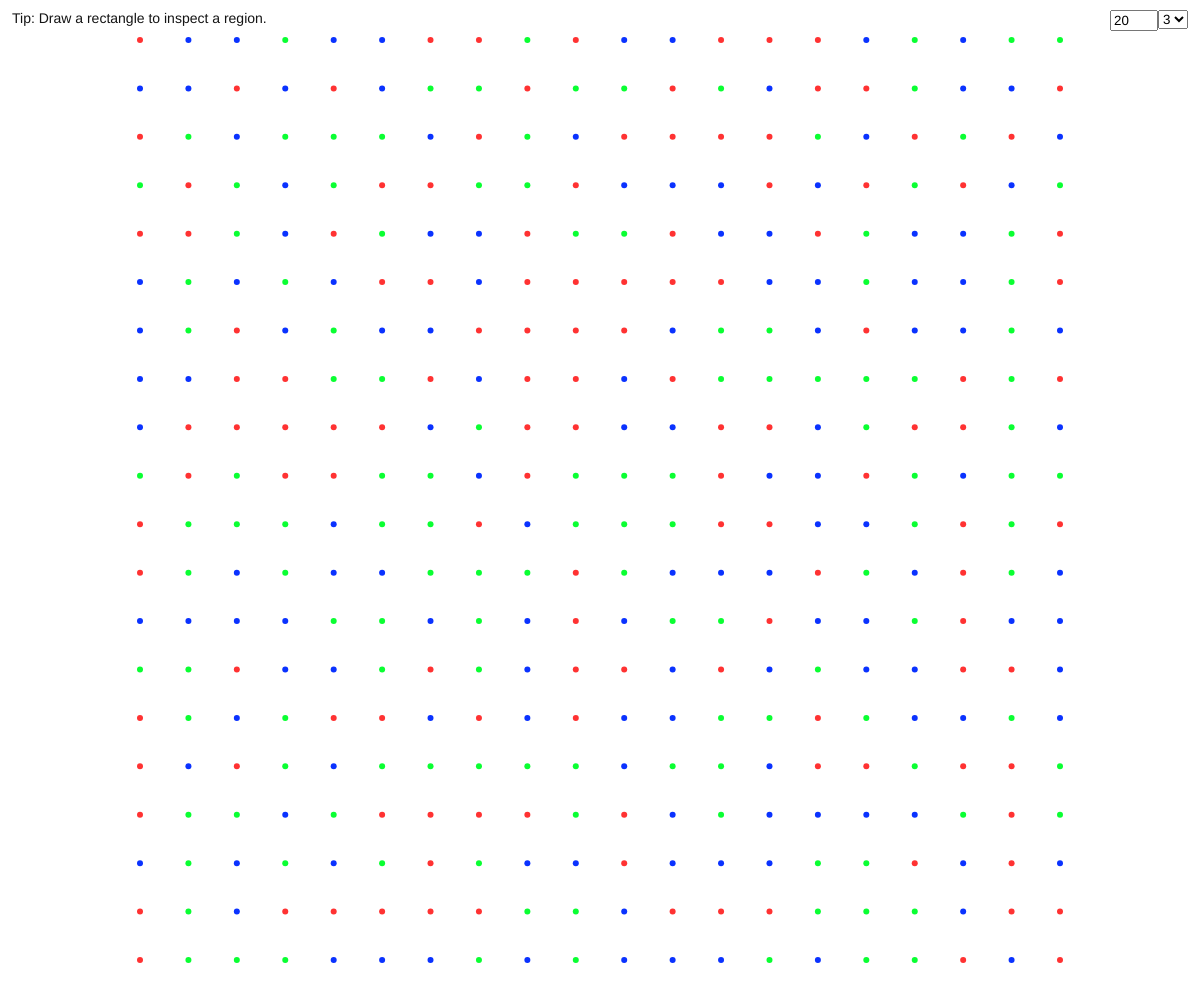
Frame 1 (no input)
Frame 60 (no input): identical to frame 1, image omitted
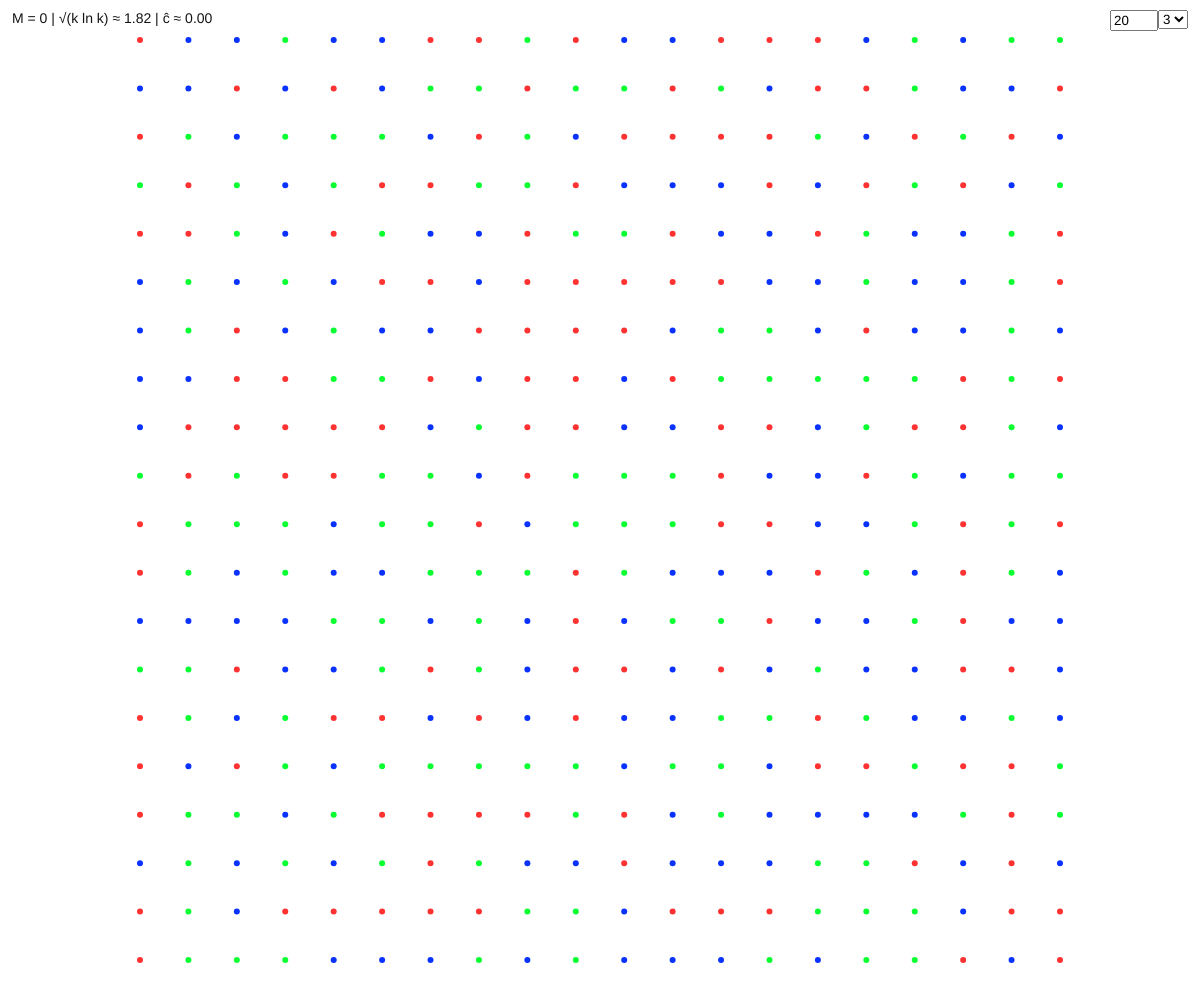
Frame 120 (the mouse pressed at the canvas centre since frame 60)

The p5.js sketch that drew these frames (run headless with seeded random() and noise() and a simulated clock; from frame 60 on, the mouse is pressed at the canvas centre):

// p5.js sketch
// ── sketch.js
const pad = 40;
let k = 3;
const k_choice = [3, 4, 5];
let cpts = 20;
const palette = [
  [10, 50, 255],
  [10, 255, 50],
  [255, 50, 50],
  [128, 128, 128],
  [230, 245, 40],
];
let view = { s: 1, ox: 0, oy: 0 };
let pts = [];
let kSel;
let ptsInpt;
let ptColor = [];
let legend = "";
let selRect = null;
let isDrawing = false;
let rectStart = null;

function setup() {
  createCanvas(windowWidth, windowHeight);
  kSel = createSelect();
  k_choice.forEach((v) => kSel.option(v));
  kSel.selected(k);
  kSel.position(windowWidth - kSel.width - 20, 10);
  pts = generateGridPoints(cpts);
  recolorPoints();
  ptsInpt = createInput(cpts);
  ptsInpt.attribute("type", "number");
  ptsInpt.attribute("min", 5);
  ptsInpt.attribute("max", 200);
  ptsInpt.size(40);
  ptsInpt.position(windowWidth - ptsInpt.width - 50, 10);
  ptsInpt.changed(() => {
    const n = int(ptsInpt.value());
    pts = generateGridPoints(n);
    recolorPoints();
    computeView();
  });
  computeView();
}

function draw() {
  nk = kSel ? int(kSel.value()) : k;
  if (nk != k) {
    k = nk;
    recolorPoints();
  }
  background(255);
  noStroke();
  for (let i = 0; i < pts.length; i++) {
    const s = toScreen(pts[i]);
    const [r, g, b] = palette[ptColor[i] % palette.length];
    fill(r, g, b);
    circle(s.x, s.y, 6);
  }

  legend = "";

  if (selRect) {
    const stats = analyzeWorstMonoRect(selRect);

    // draw the rectangle
    const s1 = toScreen({ x: selRect.xmin, y: selRect.ymin });
    const s2 = toScreen({ x: selRect.xmax, y: selRect.ymax });
    noFill();
    const [rr, gg, bb] = palette[stats.colorIndex % palette.length];
    stroke(rr, gg, bb);
    strokeWeight(2);
    rect(s1.x, s1.y, s2.x - s1.x, s2.y - s1.y);

    // highlight points of that color inside the rect
    noStroke();
    fill(rr, gg, bb, 90);
    for (let i = 0; i < pts.length; i++) {
      const P = pts[i];
      if (ptColor[i] !== stats.colorIndex) continue;
      if (
        P.x >= selRect.xmin &&
        P.x <= selRect.xmax &&
        P.y >= selRect.ymin &&
        P.y <= selRect.ymax
      ) {
        const s = toScreen(P);
        circle(s.x, s.y, 12);
      }
    }

    const est = Math.sqrt(k * Math.log(k));
    const cHat = (stats.M * stats.M) / (k * Math.log(k));
    legend = `M = ${stats.M} | √(k ln k) ≈ ${est.toFixed(
      2
    )} | ĉ ≈ ${cHat.toFixed(2)}`;
  } else {
    legend = "Tip: Draw a rectangle to inspect a region.";
  }

  drawLegendBoxes();
}

function drawLegendBoxes() {
  const x0 = 12,
    y0 = 14;
  textSize(14);
  textAlign(LEFT, CENTER);

  const padX = 8,
    padY = 6;
  const w = textWidth(legend) + 2 * padX;
  noStroke();
  fill(255, 230);
  rect(x0 - padX, y0 - padY, w, 24, 6);

  fill(20);
  text(legend, x0, y0 + 5);
}

windowResized = function () {
  resizeCanvas(windowWidth, windowHeight);
  computeView();
  kSel.position(windowWidth - kSel.width - 20, 10);
  ptsInpt.position(windowWidth - ptsInpt.width - 50, 10);
};

function computeView() {
  let minX = Infinity,
    minY = Infinity;
  let maxX = -Infinity,
    maxY = -Infinity;
  for (const p of pts) {
    minX = min(minX, p.x);
    minY = min(minY, p.y);
    maxX = max(maxX, p.x);
    maxY = max(maxY, p.y);
  }
  const rangeX = maxX - minX || 1; // if all x are equal || 1
  const rangeY = maxY - minY || 1; // if all y are equal || 1
  // Uniform scale so everything fits
  const sx = (width - 2 * pad) / rangeX;
  const sy = (height - 2 * pad) / rangeY;
  const s = min(sx, sy);
  // Ranges
  const cx = (minX + maxX) / 2;
  const cy = (minY + maxY) / 2;
  // Offsets so the data is centered
  const ox = width / 2 - s * cx;
  const oy = height / 2 - s * cy;

  view.s = s;
  view.ox = ox;
  view.oy = oy;
}

function toScreen(p) {
  return { x: view.s * p.x + view.ox, y: view.s * p.y + view.oy };
}

function fromScreen(x, y) {
  return {
    x: (x - view.ox) / view.s,
    y: (y - view.oy) / view.s,
  };
}

function generateGridPoints(nPerSide = 20, step = 1) {
  const pts = [];
  for (let i = 0; i < nPerSide; i++) {
    for (let j = 0; j < nPerSide; j++) {
      pts.push({
        x: i * step,
        y: j * step,
      });
    }
  }
  return pts;
}

function recolorPoints() {
  ptColor = pts.map(() => floor(random(k)));
}

function countInRect(points, xmin, xmax, ymin, ymax) {
  let cnt = 0;
  for (const P of points) {
    if (P.x >= xmin && P.x <= xmax && P.y >= ymin && P.y <= ymax) cnt++;
  }
  return cnt;
}

function worstMonoRect(pointsOfColor) {
  if (pointsOfColor.length === 0) return { M: 0, rect: null };

  const xs = [...new Set(pointsOfColor.map((p) => p.x))];
  const ys = [...new Set(pointsOfColor.map((p) => p.y))];

  let best = 1,
    bestRect = null;
  for (let ix1 = 0; ix1 < xs.length; ix1++) {
    for (let ix2 = ix1; ix2 < xs.length; ix2++) {
      const xmin = xs[ix1],
        xmax = xs[ix2];
      for (let iy1 = 0; iy1 < ys.length; iy1++) {
        for (let iy2 = iy1; iy2 < ys.length; iy2++) {
          const ymin = ys[iy1],
            ymax = ys[iy2];
          const m = countInRect(pointsOfColor, xmin, xmax, ymin, ymax);
          if (m > best) {
            best = m;
            bestRect = { xmin, xmax, ymin, ymax };
          }
        }
      }
    }
  }
  return { M: best, rect: bestRect };
}

function analyzeWorstMonoRect(rect) {
  const counts = Array(k).fill(0);

  for (let i = 0; i < pts.length; i++) {
    const P = pts[i];
    if (
      P.x >= rect.xmin &&
      P.x <= rect.xmax &&
      P.y >= rect.ymin &&
      P.y <= rect.ymax
    ) {
      counts[ptColor[i]]++;
    }
  }

  let bestM = 0;
  let bestColor = 0;
  for (let ci = 0; ci < k; ci++) {
    if (counts[ci] >= bestM) {
      bestM = counts[ci];
      bestColor = ci;
    }
  }

  return { M: bestM, colorIndex: bestColor };
}

function mousePressed() {
  const w = fromScreen(mouseX, mouseY);
  isDrawing = true;
  rectStart = w;
  selRect = {
    xmin: w.x,
    xmax: w.x,
    ymin: w.y,
    ymax: w.y,
  };
}

function mouseDragged() {
  if (!isDrawing) return;
  const w = fromScreen(mouseX, mouseY);
  selRect = {
    xmin: min(rectStart.x, w.x),
    xmax: max(rectStart.x, w.x),
    ymin: min(rectStart.y, w.y),
    ymax: max(rectStart.y, w.y),
  };
}

function mouseReleased() {
  if (!isDrawing) return;
  isDrawing = false;

  if (!selRect) return;

  // If the user just clicked without dragging, discard the rectangle
  const w = abs(selRect.xmax - selRect.xmin);
  const h = abs(selRect.ymax - selRect.ymin);
  if (w < 1e-6 || h < 1e-6) {
    selRect = null;
  }
}
